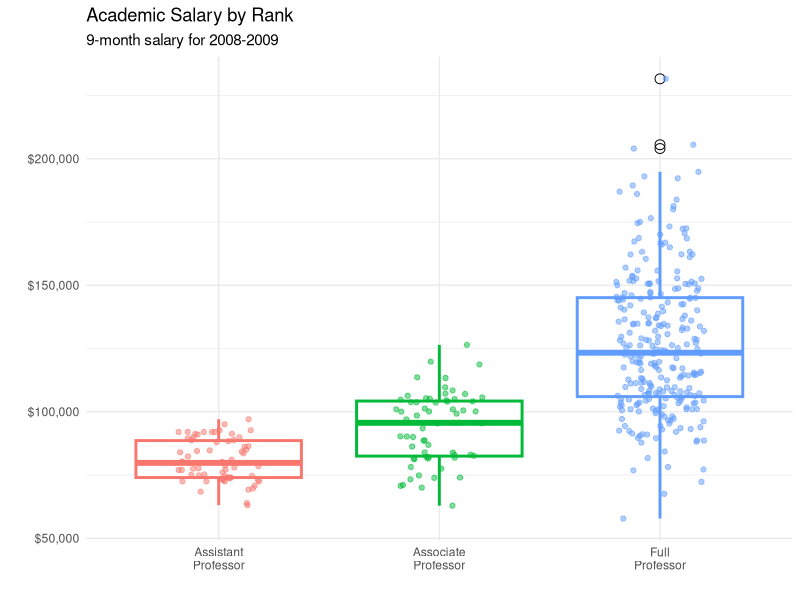

Reproduce this figure in R. (Note: this script raises an error after producing the figure.)
## ---- chunk 1
knitr::opts_chunk$set(echo = TRUE)
## ---- chunk 2
library(ggplot2)
library(scales)
data(Salaries, package="carData")

ggplot(Salaries, aes(x = factor(rank, labels = c("Assistant\nProfessor", "Associate\nProfessor", "Full\nProfessor")), 
                     y = salary, color = rank)) +
  geom_boxplot(size=1,
               outlier.shape = 1,
               outlier.color = "black",
               outlier.size = 3) +
  geom_jitter(alpha=0.5,
              width = 0.2) +
  scale_y_continuous(label = dollar) +
  labs(title = "Academic Salary by Rank", 
       subtitle = "9-month salary for 2008-2009",
       x = "",
       y = "") +
  theme_minimal() +
  theme(legend.position = "none")
  
## ---- chunk 3
data(gapminder, package="gapminder")
library(dplyr)
plotdata <- gapminder %>%
  filter(
    continent == "Asia" & year == 2007
  )

ggplot(plotdata, aes(x = lifeExp, y = reorder(country, lifeExp))) + geom_point()
## ---- chunk 4
ggplot(plotdata, 
       aes(x=lifeExp, 
           y=reorder(country, lifeExp))) +
  geom_point(color="blue", 
             size = 2) +
  geom_segment(aes(x = 40, 
               xend = lifeExp, 
               y = reorder(country, lifeExp), 
               yend = reorder(country, lifeExp)),
               color = "lightgrey") +
  labs (x = "Life Expectancy (years)",
        y = "",
        title = "Life Expectancy by Country",
        subtitle = "GapMinder data for Asia - 2007") +
  theme_minimal() + 
  theme(panel.grid.major = element_blank(),
        panel.grid.minor = element_blank())
